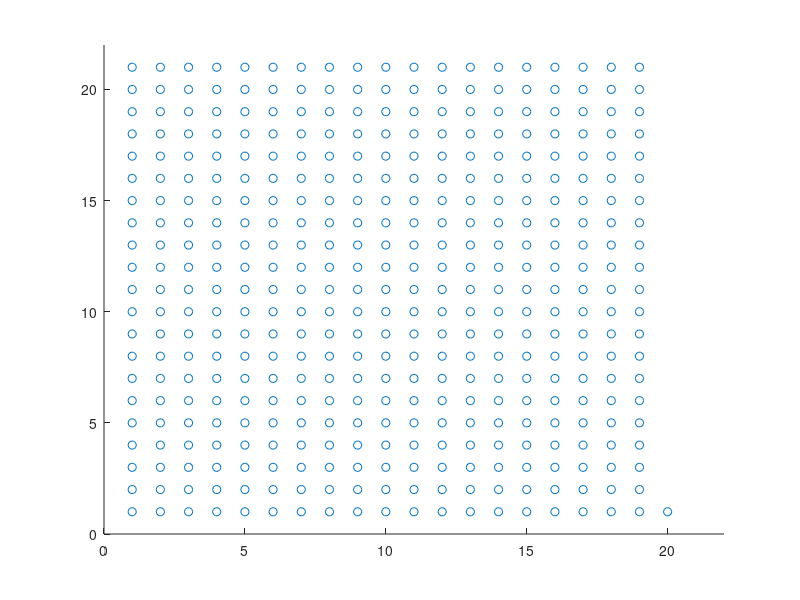

Source code (MATLAB): (Note: this script raises an error after producing the figure.)
close all;clear all;clc

%% SIMULATION OF N MOLECULES IN A M by M BOX IN TWO DIMENSIONAL PLANE
% Need: 
%   -Nested conditions for checking collision - check hard sphere dynamics
%   -Velocity transfer
%   -Maxwell distribution for sim init
%All units here are relative to each other. 
%PARAMETERS

%DEBUGGING SET
n_molec=4; %amount of molecules spaced out inside box
d=0.5; %molecule diameter
m=1; %molecule mass
spc=1; %spacing
box_dim=3; %box dimension. 

%PRODUCTION SET
n_molec=400;
d=0.1;
m=1;
spc=1;
box_dim=22;

%% INITIALIZATION 
%Initialize all molecules with random velocities.
molec_per_row=floor(box_dim/spc)-1;

vel=zeros(2,1); %two velocity components each molecule
pos=zeros(2,1);

k=0;
for i=1:molec_per_row
    for j=1:molec_per_row
        k=k+1;
        
        pos(1, k)=i*spc; pos(2, k)=j*spc;
        
        v=2*rand(2,1)-1; %Get a random unit vector for velocity
        v = bsxfun(@rdivide,v,sqrt(sum(v.^2,1)));
        vel(:, k)=v;
        if k>=n_molec
            break;
        end
        
    end
    
    if k>=n_molec
        break;
    end
end


%% PSEUDO CODE AS IN PROJECT INSTRUCTION, ADJUSTED FOR HAILE's TEXT DERIVATION
num_iter=1000;

fig_idx=1;
figure(fig_idx)
h=scatter(pos(1,:), pos(2,:)); xlim([0,box_dim]); ylim([0,box_dim]); 
tic
for i=1:num_iter
   
    %[N,edges] = histcounts(speed,edges);
    %plot(edges,N);
    [coll_db, wall_coll_db] = get_collisions(pos, vel, d, box_dim);
    %plot_positions(pos, fig_idx, box_dim, d, [])
    [pos, vel,updated_idx] = solve_collision_and_update(coll_db, wall_coll_db, pos, vel);
    %plot_positions(pos, fig_idx, box_dim, d, updated_idx)
   % pause(0.1)

    disp(i)
end
%%
make_vel_dist_plots(vel, 2)
time_taken=toc

    
%Binning to get distributions

function [] = make_vel_dist_plots(vel, fig_idx)

speed=arrayfun(@(i) norm(vel(:,i)), 1:length(vel));

edges=0:0.05:5;

figure(fig_idx)
subplot(1,3,1)
histogram(speed, edges,'Normalization','probability')
title('Speed dist')
subplot(1,3,2)
histogram(vel(1,:),'Normalization','probability')
title('X Vel dist')
subplot(1,3,3)
histogram(vel(2,:),'Normalization','probability')
title('Y Vel dist')
end

















